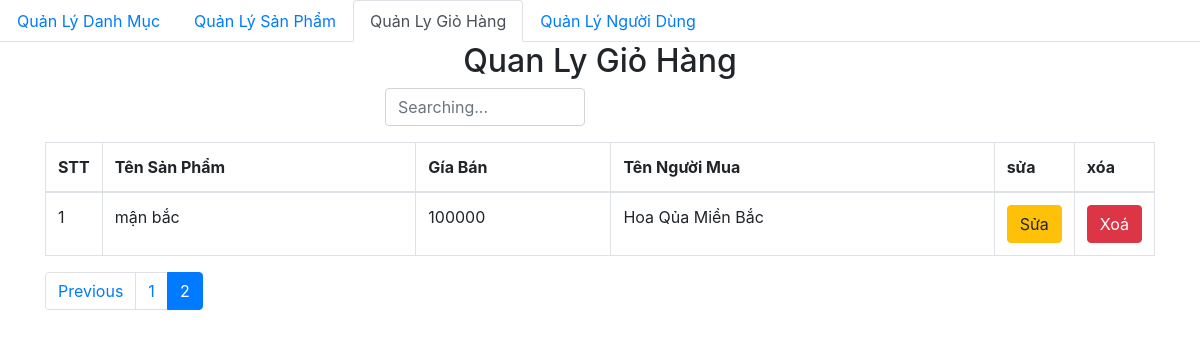
The page /Admin/Gio_Hang/index.php?page=2 on the database its author committed.
### tables this page shows
CREATE TABLE `product` (
  `id` int(11) NOT NULL,
  `title` varchar(200) NOT NULL,
  `price` float DEFAULT NULL,
  `thumbnail` varchar(500) DEFAULT NULL,
  `content` longtext DEFAULT NULL,
  `id_category` int(11) DEFAULT NULL,
  `created_at` datetime DEFAULT NULL,
  `updated_at` datetime DEFAULT NULL
);

CREATE TABLE `category` (
  `id` int(11) NOT NULL,
  `name` varchar(50) NOT NULL,
  `created_at` datetime DEFAULT NULL,
  `updated_at` datetime DEFAULT NULL
);

### db/dbhelper.php (called while the page is built, shortened)
<?php
function executeResult($sql) {
	$con = mysqli_connect(HOST, USERNAME, PASSWORD, DATABASE);
    mysqli_set_charset($con, 'utf8');
	$result = mysqli_query($con, $sql);
	$data   = [];
	if($result != null)
	{
		while ($row = mysqli_fetch_array($result, 1))
		{
			$data[] = $row;
		}
	}
	return $data;
}
function executeSingleResult($sql) {
	$con = mysqli_connect(HOST, USERNAME, PASSWORD, DATABASE);
	mysqli_set_charset($con, 'utf8');
	$result = mysqli_query($con, $sql);
	$row = null;
	if($result != null)
	{
		$row    = mysqli_fetch_array($result, 1);
	}
	return $row;
}

### Admin/Gio_Hang/index.php (the view, shortened to what this page needs)
<!DOCTYPE html>
<html>
<head>
	<link rel="stylesheet" href="https://maxcdn.bootstrapcdn.com/bootstrap/4.4.1/css/bootstrap.min.css">
</head>
<body>
<?php
    require_once('../../db/dbhelper.php');
    require_once('../../common/tien_ich.php');
?>
    <ul class="nav nav-tabs">
        <li class="nav-item">
            <a class="nav-link " href="../San_pham/">Quản Lý Danh Mục</a>
        </li>
        <li class="nav-item">
            <a class="nav-link" href="../The_Loai/">Quản Lý Sản Phẩm</a>
        </li>
        <li class="nav-item">
            <a class="nav-link active" href="#">Quản Ly Giỏ Hàng</a>
        </li>
        <li class="nav-item">
            <a class="nav-link" href="../User/">Quản Lý Người Dùng</a>
        </li>
    </ul>
	<div class="container">
		<div class="panel panel-primary">
			<div class="panel-heading">
				<h2 class="text-center">Quan Ly Giỏ Hàng</h2>
			</div>
			<div class="panel-body">
                <div class="col-lg-6">
                    <form method="get">
                        <div class="form-group" style="width: 200px; float: right;">
                            <input type="text" class="form-control" placeholder="Searching..." id="s" name="s">
                        </div>
                    </form>
                </div>
            </div>
                <table class="table table-bordered table-hover">
                    <thead>
                        <tr>
                            <th width="50px">STT</th>
                            <th>Tên Sản Phẩm</th>
                            <th>Gía Bán</th>
                            <th>Tên Người Mua</th>
                            <th width="50px">sửa</th>
                            <th width="50px">xóa</th>
                        </tr>
                    </thead>
                    <tbody>
                    <?php
                        $limit = 1;
                        $page = 1;
                        if(isset($_GET['page']))
                        {
                            $page = $_GET['page'];
                        }
                        $firstIndex = ($page-1)*$limit;
                        $sql = 'SELECT product.id, product.title, product.price,
                            product.thumbnail, product.updated_at, category.name category_name
                            FROM product left join category on product.id_category = category.id '.' limit '.$firstIndex.','.$limit;
                        $productList = executeResult($sql);
                        $sql = 'select count(id) as total from product where 1';
                        $countResult = executeSingleResult($sql);
                        $number = 0;
                        if($countResult != null)
                        {
                            $count = $countResult['total'];
                            $number = ceil($count/$limit);
                        }
                        $index = 1;
                        foreach ($productList as $item)
                        {
                            echo '<tr>
                                    <td>'.($index++).'</td>
                                    <td>'.$item['title'].'</td>
                                    <td>'.$item['price'].'</td>
                                    <td>'.$item['category_name'].'</td>
                                    <td>
                                        <a href="TL_Them-moi.php?id='.$item['id'].'">
                                            <button class="btn btn-warning">Sửa</button>
                                        </a>
                                    </td>
                                    <td>
                                        <button class="btn btn-danger"
                                            onclick="deleteProduct('.$item['id'].')">Xoá</button>
                                    </td>
                                    </tr>';
                        }
                        ?>
                    </tbody>
                </table>
        <?=paginarion($number, $page, '')?>
    </div>
		</div>
</body>
</html>

### rows shown on the page
product: title "mận bắc", price "100000", id_category.name "Hoa Qủa Miền Bắc"
